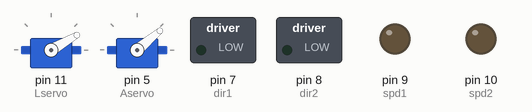
Simulated run of this sketch. Board: Arduino Uno, built with avr-gcc and run on an emulated ATmega328P. Parts: 2 × servo, switched loads named in the sketch (green lamp = pin HIGH), output pins drawn as LEDs (lit = HIGH). What the sketch prints to the serial monitor is not drawn.

Above: at 0.1 s.
At 1.5 s:
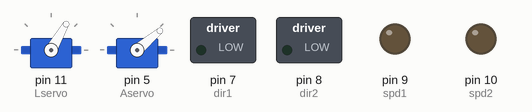
At 3.93 s:
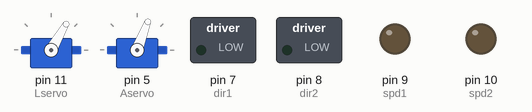
At 5.9 s:
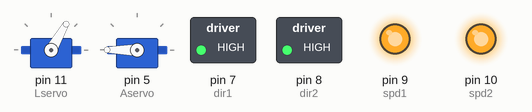
At 10.4 s:
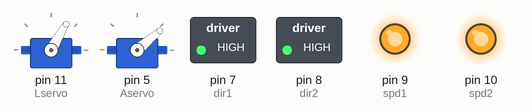
At 12.8 s:
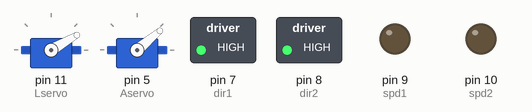
Timing chart, 0 to 14.3 s (numbered marks = the images above):
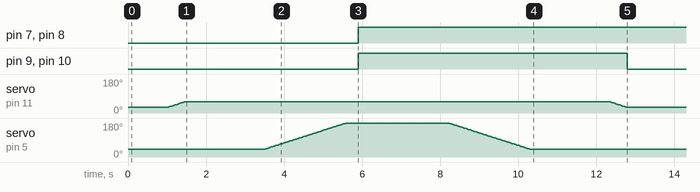

Measured:
- by itself, pin 7 (dir1), pin 8 (dir2): LOW → HIGH at 5.9 s
- by itself, pin 9 (spd1), pin 10 (spd2): LOW → HIGH at 5.9 s, → LOW 6.9 s later
- by itself, servo on pin 11 (Lservo): rises from 30° to 60° in 0.45 s, then falls to 30° in 11.3 s
- by itself, servo on pin 5 (Aservo): rises from 40° to 180° in 2.1 s, then falls to 40° in 4.7 s

The sketch:

15th-draft-test-code.ino
```cpp
#include <DRV8835MotorShield.h>
#include <Servo.h>

int dir1 = 7;
int dir2 = 8;

int spd1 = 9;
int spd2 = 10;

Servo Lservo;  // create servo object to control a servo
Servo Aservo;
int pos = 0;  // variable to store the servo position


void setup() {
  // put your setup code here, to run once:
  Serial.begin(9600);
  Lservo.attach(11);  // attaches the servo on pin 11 to the servo object
  Aservo.attach(5);
  Serial.println("Driving!");

  pinMode(dir1, OUTPUT);
  pinMode(dir2, OUTPUT);
  pinMode(spd1, OUTPUT);
  pinMode(spd2, OUTPUT);

  /*for (pos = 90; pos >= 30; pos -= 1) {  // goes from 0 degrees to 180 degrees
    // in steps of 1 degree
    Aservo.write(pos);  // tell servo to go to position in variable 'pos'
    delay(15);           // waits 15ms for the servo to reach the position
  }*/

  Lservo.write(30);
  Aservo.write(40);
  delay(1000);
  //Aservo.write(180);

  /*digitalWrite(dir1, 1);
  digitalWrite(spd1, HIGH);
  digitalWrite(dir2, 1);
  digitalWrite(spd2, HIGH);
  delay(2000);

  digitalWrite(dir1, 1);
  digitalWrite(spd1, LOW);
  digitalWrite(dir2, 1);
  digitalWrite(spd2, LOW);*/
  //delay(2000);

  //myservo.write(-40);

  for (pos = 30; pos <= 60; pos += 1) {  // goes from 0 degrees to 180 degrees
    // in steps of 1 degree
    Lservo.write(pos);  // tell servo to go to position in variable 'pos'
    delay(15);           // waits 15ms for the servo to reach the position
  }

  delay(2000);

  for (pos = 40; pos <= 200; pos += 1) {  // goes from 0 degrees to 180 degrees
    // in steps of 1 degree
    Aservo.write(pos);  // tell servo to go to position in variable 'pos'
    delay(15);           // waits 15ms for the servo to reach the position
  }

  /*Lservo.write(0);
  Aservo.write(50);
  delay(10000);


  Lservo.write(70);
  Aservo.write(200);*/

  digitalWrite(dir1, 1);
  digitalWrite(spd1, HIGH);
  digitalWrite(dir2, 1);
  digitalWrite(spd2, HIGH);
  delay(2000);

  for (pos = 200; pos >= 40; pos -= 1) {  // goes from 180 degrees to 0 degrees
    Aservo.write(pos);                   // tell servo to go to position in variable 'pos'
    delay(15);                            // waits 15ms for the servo to reach the position
  }

  delay(2000);

  for (pos = 60; pos >= 30; pos -= 1) {  // goes from 180 degrees to 0 degrees
    Lservo.write(pos);                   // tell servo to go to position in variable 'pos'
    delay(15);                            // waits 15ms for the servo to reach the position
  }

  //Lservo.write(0);
  //Aservo.write(100);

  digitalWrite(dir1, 1);
  digitalWrite(spd1, LOW);
  digitalWrite(dir2, 1);
  digitalWrite(spd2, LOW);
  delay(2000000);
}

void loop() {}
```
